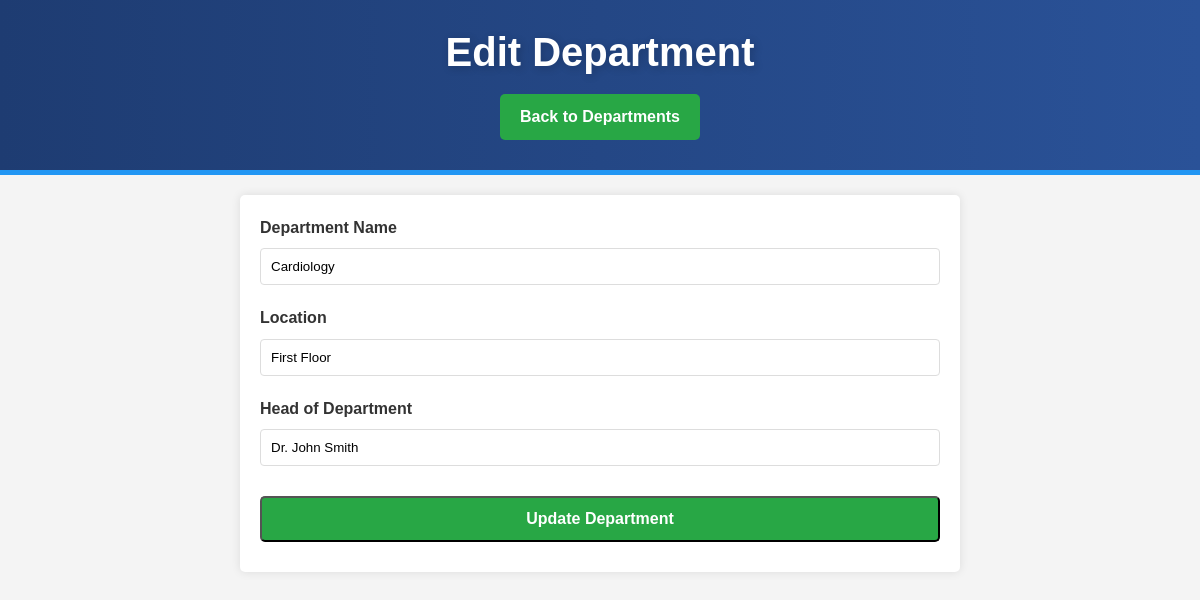
Page /management/department_management/edit_department.php?dept_id=1 on the committed database.
### tables this page shows
CREATE TABLE `departments` (
  `dept_id` int(11) NOT NULL,
  `dept_name` varchar(100) DEFAULT NULL,
  `location` varchar(100) DEFAULT NULL,
  `dept_head` varchar(100) DEFAULT NULL
);

### management/department_management/edit_department.php (the view, shortened to what this page needs)
<?php
include('../../includes/db_connection.php');
if (isset($_GET['dept_id'])) {
    $dept_id = $_GET['dept_id'];
    $query = "SELECT * FROM departments WHERE dept_id = '$dept_id'";
    $result = mysqli_query($conn, $query);
    $department = mysqli_fetch_assoc($result);
}
?>
<!DOCTYPE html>
<html lang="en">
<head>
    <link rel="stylesheet" href="../assets/css/style.css">
    <link rel="stylesheet" href="department.css">
</head>
<body>
    <header>
        <h1>Edit Department</h1>
        <a href="index.php" class="btn">Back to Departments</a>
    </header>
    <form action="edit_department.php?dept_id=<?= $dept_id ?>" method="POST">
        <label for="dept_name">Department Name</label>
        <input type="text" name="dept_name" value="<?= $department['dept_name'] ?>" required>
        <label for="location">Location</label>
        <input type="text" name="location" value="<?= $department['location'] ?>" required>
        <label for="dept_head">Head of Department</label>
        <input type="text" name="dept_head" value="<?= $department['dept_head'] ?>" required>
        <button type="submit" class="btn">Update Department</button>
    </form>
</body>
</html>

### assets/css/style.css (style rules this page uses)
* { margin: 0; padding: 0; box-sizing: border-box; }
body { font-family: "Arial", sans-serif; background: #f5f7fa; color: #333; line-height: 1.6; }
h1 { font-size: 2.5rem; margin-bottom: 20px; color: #fff; text-shadow: 2px 2px 8px rgba(0, 0, 0, 0.2); }
a { text-decoration: none; }
header { background: linear-gradient(to right, #1e3c72, #2a5298); color: #fff; text-align: center; padding: 40px 0; border-bottom: 5px solid #2196f3; }

### management/department_management/department.css (style rules this page uses)
body { font-family: Arial, sans-serif; margin: 0; padding: 0; background-color: #f4f4f4; }
header { background-color: #333; color: white; padding: 20px; text-align: center; }
h1 { margin: 0; }
a.btn, form button { background-color: #28a745; color: white; padding: 10px 20px; text-decoration: none; border-radius: 5px; font-weight: bold; display: inline-block; margin: 10px 0; cursor: pointer; }
form { margin: 20px auto; background-color: #fff; padding: 20px; border-radius: 5px; box-shadow: 0 0 10px rgba(0, 0, 0, 0.1); width: 60%; }
form label { display: block; margin-bottom: 8px; font-weight: bold; }
form input { width: 100%; padding: 10px; margin-bottom: 20px; border: 1px solid #ddd; border-radius: 4px; }
form button { display: block; width: 100%; padding: 12px; font-size: 16px; }

### rows in the picture
departments: dept_name "Cardiology", location "First Floor", dept_head "Dr. John Smith"
